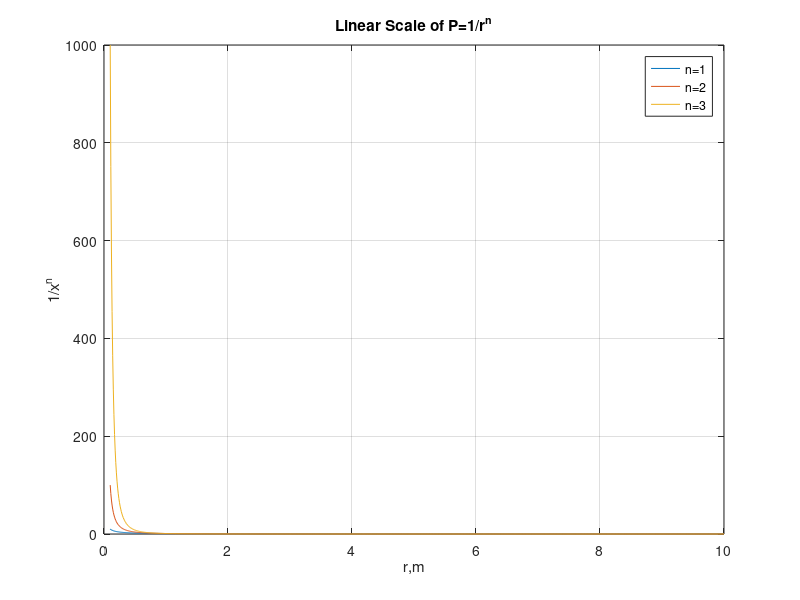
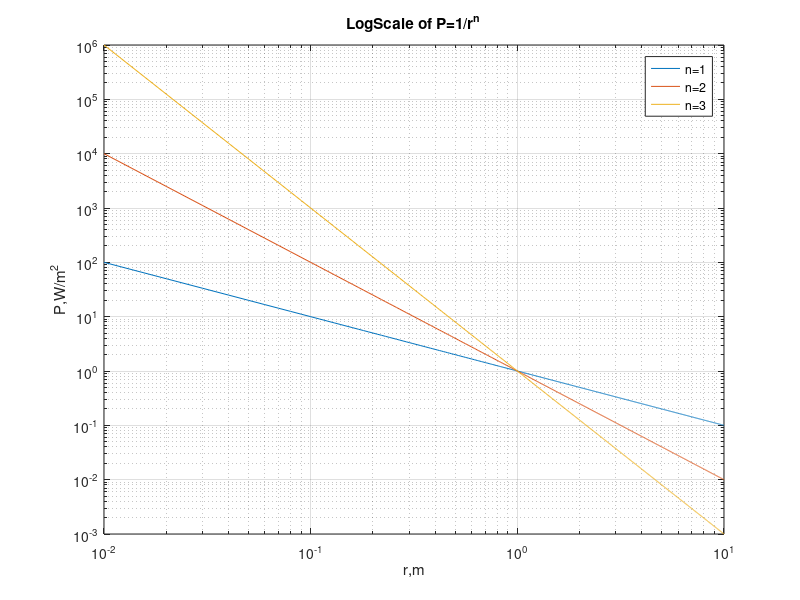
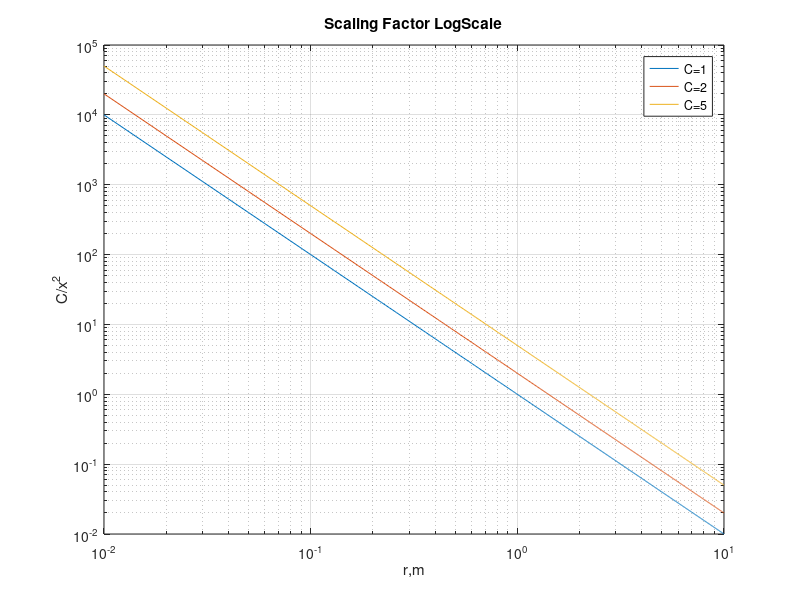

Write MATLAB code to recreate these figures, in order. (Note: this script raises an error after producing the figures.)
%% LINEAR SCALE
close all;
clear;
clc;
%-------------------------------------------------------------------------
figure
n = [1,2,3];
for z = 1:length(n) % Grid of 1 spacing from 1 to 3
    x = 0.1 : 0.01 : 10; % Grid of 0.01 spacing from 0 to 10
    y = 1./((x).^n(z)); % Evaluate function on xvals
    plot(x, y); % Create line plot with yvals against xvals
    hold on;
end
title('Linear Scale of P=1/r^n')
xlabel('r,m') 
ylabel('1/x^n') 
grid on
hold off;
legend('n=1','n=2','n=3')

%% LOGLOG SCALE
figure
for n= 1:1:3 % Grid of 1 spacing from 1 to 3
    xvals = 0:0.01:10; % Grid of 0.01 spacing from 0 to 10
    yvals = 1./((xvals).^n); % Evaluate function on xvals
    loglog(xvals, yvals); % Create line plot with yvals against xvals
    hold on;
end
title('LogScale of P=1/r^n')
xlabel('r,m')
ylabel('P,W/m^2') 
grid on
hold off;
legend('n=1','n=2','n=3')

%% SCALING FACTOR LOGLOG SCALE
figure
for c= [1,2,5] % Grid of 1 spacing from 1 to 3
    xvals = 0:0.01:10; % Grid of 0.01 spacing from 0 to 10
    yvals = c./((xvals).^2); % Evaluate function on xvals
    loglog(xvals, yvals); % Create line plot with yvals against xvals
    hold on;
end
title('Scaling Factor LogScale');
xlabel('r,m') 
ylabel('C/x^2') 
grid on
hold off;
legend('C=1','C=2','C=5')

%% PLOTTING EXPERIMENTAL DATA
type p-vs-r-001.txt
M = readmatrix('p-vs-r-001.txt');
figure
loglog( M(:,1),M(:,2), '.b' );
%plotting the curve overlay
%C=P*r^2 = 15.86
hold on;
xvals = 0:0.01:10; % Grid of 0.01 spacing from 0 to 10
yvals = 15.86087./((xvals).^2); % Evaluate function on xvals
loglog(xvals, yvals,'r'); % Create line plot with yvals against xvals
xlabel('r,m')
ylabel('P,W/m^2') 
title('Plotting Experimental Data')
grid on
hold off;
legend('P(r), trial001','C/r^n model')
%% Combining Multiple Trials
files = dir('*.txt');
figure % Create scatter plot with P against r
for n= 1:length(files) % all the files 
    name=files(n).name;
    M = readmatrix(name);
    p1 = loglog( M(:,1),M(:,2),'b'); 
    hold on
end

%C/r^n model
xvals = 0:0.01:10; % Grid of 0.01 spacing from 0 to 10
yvals = 15.86087./((xvals).^2); % Evaluate function on xvals
p2 = loglog(xvals, yvals,'black'); % Create line plot with yvals against xvals

% N = zeros(101,length(files));
% create N with all the corresponding r's by rows and P's by columns
for n= 1:length(files) 
    name = files(n).name;
    M = readmatrix(name);
    M = M(:,2);
    N(:,n) = M;
end

% Create a matrix with all the mean P(r)
M = readmatrix(name);
A(:,1) = M(:,1);
mean = mean(N,2);
A(:,2) = mean;
p3 = loglog(A(:,1), A(:,2),'r'); % Create line plot with yvals against xvals

title('Combining Multiple Trials')
xlabel('r,m')
ylabel('P,W/m^2') 
grid on
legend([p1,p2,p3],'P(r), all trials','C/r^n model', 'meanP(r)')     
hold off
%% Confidence Plot
figure
%C/r^n model
xvals = 0.1:0.1:10; % Grid of 0.01 spacing from 0 to 10
yvals = 15.86087./((xvals).^2); % Evaluate function on xvals
loglog(xvals, yvals,'black'); % Create line plot with yvals against xvals

% create N with all the corresponding r's by rows and P's by columns
for n= 1:length(files) 
    name = files(n).name;
    M = readmatrix(name);
    N(:,n) = M(:,2);
    conf0  (n) = prctile(N(n,:),  0);
    conf25 (n) = prctile(N(n,:), 25);
    conf75 (n) = prctile(N(n,:), 75);
    conf100(n) = prctile(N(n,:),100);
end

% Create a matrix with all the mean P(r)
p3 = loglog(A(:,1), A(:,2),'r'); % mean plot
hold on

patch([xvals,fliplr(xvals)],[conf25,fliplr(conf75 )],'p','facealpha',0.4)
patch([xvals,fliplr(xvals)],[conf0 ,fliplr(conf100)],'r','facealpha',0.4)
% set(gca,'xscale', 'log', 'yscale', 'log')
loglog(xvals,yvals,'c')

title('Confidence Plot')
xlabel('r,m')
ylabel('P,W/m^2') 
grid on
hold off
legend('MeanP(r)','50% Confidence','100% Confidence' ,'C/r^n model');